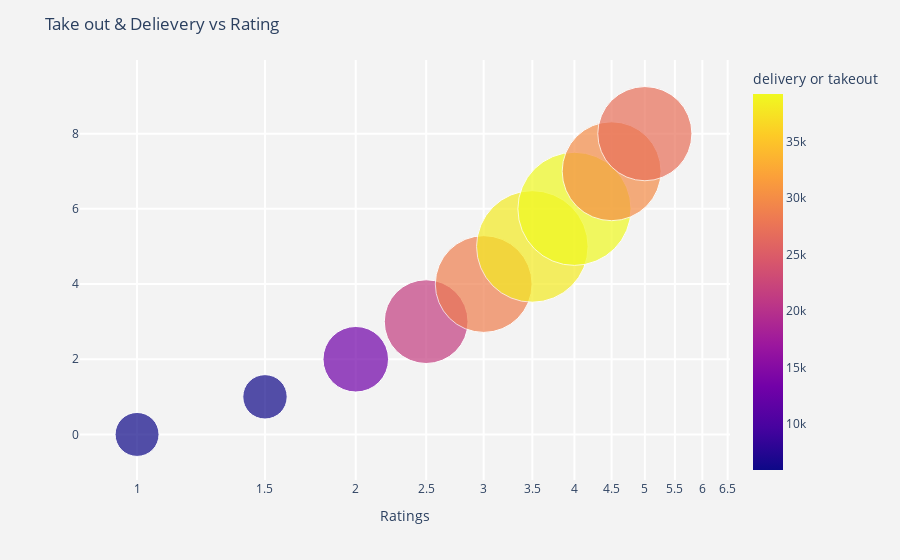

Here is the notebook cell this chart was saved with:
### Code cell
df = px.data.gapminder()

fig = px.scatter(grouped_data_stars, 
                 x=grouped_data_stars.stars,
                 size="delivery or takeout", 
                 color=grouped_data_stars["delivery or takeout"],
                 log_x=True, size_max=80)


fig.update_layout(
    title='Take out & Delievery vs Rating',
    xaxis=dict(
        title='Ratings',
        gridcolor='white',
        type='log',
        gridwidth=2,
    ),
    yaxis=dict(
        title='',
        gridcolor='white',
        gridwidth=2,
    ),
    paper_bgcolor='rgb(243, 243, 243)',
    plot_bgcolor='rgb(243, 243, 243)',
)



fig.show()

### Figure 1 — Plotly figure (JSON) as saved in the notebook; plotly's stock layout.template omitted (floating-point values rounded to 4 significant figures)
{"data": [{"hovertemplate": "stars=%{x}<br>index=%{y}<br>delivery or takeout=%{marker.color}<extra></extra>", "legendgroup": "", "marker": {"color": [5918, 6034, 13163, 21492, 28679, 38127, 39231, 29967, 27184], "coloraxis": "coloraxis", "size": [5918, 6034, 13163, 21492, 28679, 38127, 39231, 29967, 27184], "sizemode": "area", "sizeref": 6.13, "symbol": "circle"}, "mode": "markers", "name": "", "orientation": "h", "showlegend": false, "type": "scatter", "x": [1, 1.5, 2, 2.5, 3, 3.5, 4, 4.5, 5], "xaxis": "x", "y": [0, 1, 2, 3, 4, 5, 6, 7, 8], "yaxis": "y"}], "layout": {"coloraxis": {"colorbar": {"title": {"text": "delivery or takeout"}}, "colorscale": [[0, "#0d0887"], [0.1111, "#46039f"], [0.2222, "#7201a8"], [0.3333, "#9c179e"], [0.4444, "#bd3786"], [0.5556, "#d8576b"], [0.6667, "#ed7953"], [0.7778, "#fb9f3a"], [0.8889, "#fdca26"], [1, "#f0f921"]]}, "legend": {"itemsizing": "constant", "tracegroupgap": 0}, "margin": {"t": 60}, "paper_bgcolor": "rgb(243, 243, 243)", "plot_bgcolor": "rgb(243, 243, 243)", "title": {"text": "Take out & Delievery vs Rating"}, "xaxis": {"anchor": "y", "domain": [0, 1], "gridcolor": "white", "gridwidth": 2, "title": {"text": "Ratings"}, "type": "log"}, "yaxis": {"anchor": "x", "domain": [0, 1], "gridcolor": "white", "gridwidth": 2, "title": {"text": ""}}}}
